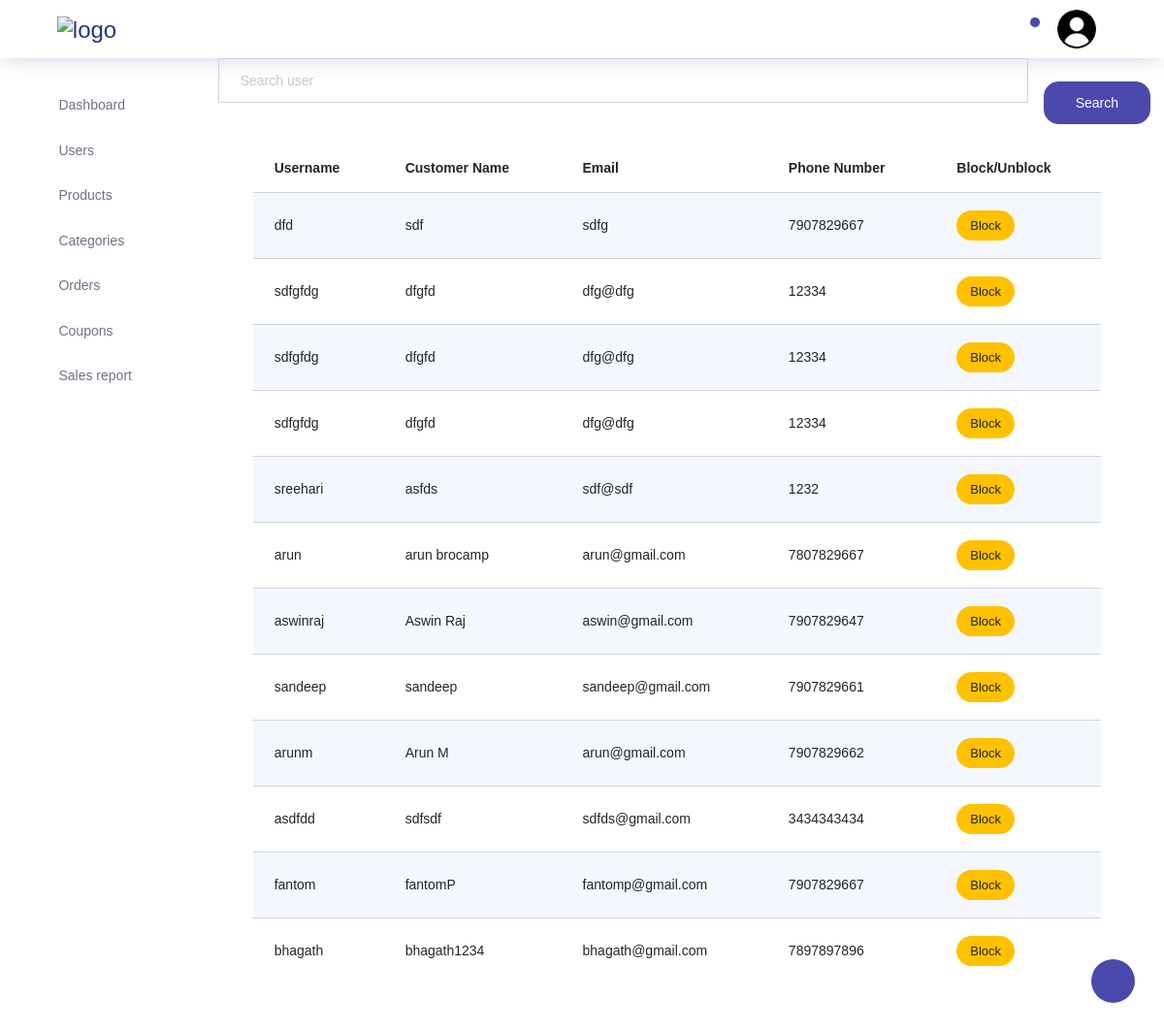
/storeadmin/users/ (signed in), run on the app's committed database.
### store/models.py (models this page shows)
class Customers(models.Model):
    username=models.CharField(max_length=200,unique=True)
    name=models.CharField(max_length=200)
    email=models.CharField(max_length=200)
    phonenumber=models.IntegerField(max_length=200)
    password=models.CharField(max_length=200)
    repassword=models.CharField(max_length=200)
    isblocked=models.BooleanField(default=False)

### storeadmin/views.py (the view)
# urls.py: path("users/",views.users,name="admin_users"),
@never_cache
def users(request):
    if "adminname" in request.session:
        datas=Customers.objects.all()
        if request.method=="POST":
            enteredname=request.POST.get("searchitem")
            datas=Customers.objects.filter(username=enteredname)
            return render(request,"storeadmin/users/users.html",{"datas":datas})
        return render(request,"storeadmin/users/users.html",{"datas":datas})
    else:
        return redirect(adminsignin)

### storeadmin/templates/storeadmin/users/users.html (shortened to what this page needs)
{% extends 'storeadmin/index.html' %}
{% block content %}
<div class="container">
  <div class="container">
    <form action="" method="POST">{% csrf_token %}
      <div class="input-group">
        <input type="text" name="searchitem" class="form-control" id="navbar-search-input" placeholder="Search user" aria-label="search" aria-describedby="search">
        <div>
          <button type="submit" class="btn btn-primary btn-block mt-4 ml-3">Search</button>
        </div>
      </div>
    </form>
  </div>
  <div class="container">
    <div class="col-lg-12 grid-margin stretch-card">
      <div class="card">
        <div class="card-body">
          <div class="table-responsive">
            <table class="table table-striped">
              <thead>
                <tr>
                  <th>Username</th>
                  <th>Customer Name</th>
                  <th>Email</th>
                  <th>Phone Number</th>
                  <th>Block/Unblock</th>
                </tr>
              </thead>
              <tbody>
                {% for item in datas  %}
                <tr>
                  <td>{{item.username}}</td>
                  <td>{{item.name}}</td>
                  <td>{{item.email}}</td>
                  <td>{{item.phonenumber}}</td>
                  <td>
                    {% if item.isblocked %}
                    <a href="{% url 'admin_unblockuser' item.id %}" class="btn btn-success btn-sm">Unblock</a>
                    {% else %}
                    <a href="{% url 'admin_blockuser' item.id %}" class="btn btn-warning btn-sm">Block</a>
                    {% endif %}
                  </td>
                </tr>
                {% endfor %}
              </tbody>
            </table>
          </div>
        </div>
      </div>
    </div>
  </div>
</div>
{% endblock content %}

### data on the page
Customers: username "dfd", name "sdf", email "sdfg", phonenumber "7907829667", isblocked "Block"
Customers: username "sdfgfdg", name "dfgfd", email "dfg@dfg", phonenumber "12334", isblocked "Block"
Customers: username "sdfgfdg", name "dfgfd", email "dfg@dfg", phonenumber "12334", isblocked "Block"
Customers: username "sdfgfdg", name "dfgfd", email "dfg@dfg", phonenumber "12334", isblocked "Block"
Customers: username "sreehari", name "asfds", email "sdf@sdf", phonenumber "1232", isblocked "Block"
Customers: username "arun", name "arun brocamp", email "arun@gmail.com", phonenumber "7807829667", isblocked "Block"
Customers: username "aswinraj", name "Aswin Raj", email "aswin@gmail.com", phonenumber "7907829647", isblocked "Block"
Customers: username "sandeep", name "sandeep", email "sandeep@gmail.com", phonenumber "7907829661", isblocked "Block"
Customers: username "arunm", name "Arun M", email "arun@gmail.com", phonenumber "7907829662", isblocked "Block"
Customers: username "asdfdd", name "sdfsdf", email "sdfds@gmail.com", phonenumber "3434343434", isblocked "Block"
Customers: username "fantom", name "fantomP", email "fantomp@gmail.com", phonenumber "7907829667", isblocked "Block"
Customers: username "bhagath", name "bhagath1234", email "bhagath@gmail.com", phonenumber "7897897896", isblocked "Block"
